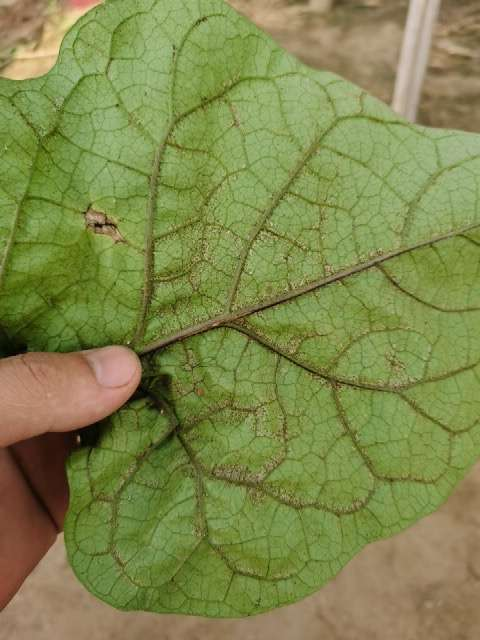
#> input picture 2_opencv_leaf_preprocess/leaf001.jpg, 480 x 640 px
$ jupyter execute homework_lesson2_4.ipynb
#> lines starting #> are read from the running program, lines starting #| are printed output that depends on the picture; after the words box and inside, x2 and y2 are one past the last pixel; in counts of white or black regions, pixels touching at a corner belong together
[cell 1]
import numpy as np
import matplotlib.pyplot as plt
import cv2

plt.rcParams["font.family"]=["SimHei"]
plt.rcParams["axes.unicode_minus"]=False

real_leaf001=cv2.imread("leaf001.jpg")
#> real_leaf001 is the input picture: shape (640, 480, 3); mean B, G, R 76, 135.8, 127.7
real_leaf001_rgb=cv2.cvtColor(real_leaf001,cv2.COLOR_BGR2RGB)
real_leaf001_rgb_224=cv2.resize(real_leaf001_rgb,(224,224))
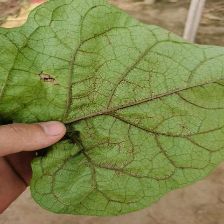
#> real_leaf001_rgb_224: shape (224, 224, 3); mean R, G, B 127.6, 135.7, 75.9
gray_leaf001_224=cv2.cvtColor(real_leaf001_rgb_224,cv2.COLOR_RGB2GRAY)
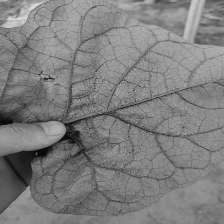
#> gray_leaf001_224: shape (224, 224); min 5, max 221, mean 126.5
blur_leaf001=cv2.GaussianBlur(gray_leaf001_224,(7,7),0)
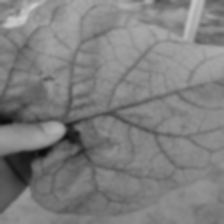
#> blur_leaf001: shape (224, 224); min 11, max 203, mean 126.5
ret,mask=cv2.threshold(blur_leaf001,thresh=0,maxval=255,type=cv2.THRESH_BINARY_INV+cv2.THRESH_OTSU)
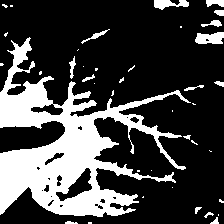
#> mask: shape (224, 224); 26.5% white; 40 white regions (24 under 20 px), largest, box (x1, y1, x2, y2) and area: (0, 37, 191, 217) 12004, (195, 32, 224, 44) 276, (154, 0, 189, 10) 214
#> ret = 116

kernel=np.ones((7,7),np.uint8)
mask=cv2.morphologyEx(mask,cv2.MORPH_CLOSE,kernel)
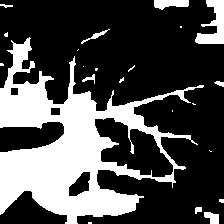
#> mask: shape (224, 224); 30.4% white; 22 white regions (13 under 20 px)

contour,hierarchy=cv2.findContours(mask,mode=cv2.RETR_EXTERNAL,method=cv2.CHAIN_APPROX_SIMPLE)
#> contour = 22 contours, 14 with area under 20; largest, box (x1, y1, x2, y2) and area: (0, 37, 204, 224) 16078, (195, 0, 224, 44) 588, (154, 0, 189, 10) 214, (204, 212, 219, 224) 105, (81, 29, 110, 44) 55, (82, 74, 95, 84) 31, (195, 207, 202, 214) 26, (214, 81, 224, 87) 25

# 过滤掉面积小于全图5%的小轮廓（手指、碎叶脉）
img_area = 224*224 # 整张图的面积
valid_contours = [c for c in contour if cv2.contourArea(c) > 0.05*img_area]
#> valid_contours = 1 contour; box (x1, y1, x2, y2) and area: (0, 37, 204, 224) 16078
# 从过滤完的大轮廓里，取面积最大的那个当叶片
leaf_contour = sorted(valid_contours, key=cv2.contourArea, reverse=True)[0]
#> leaf_contour = contour of 488 points, box (x1, y1, x2, y2) (0, 37, 204, 224), area 16078


leaf_contour=sorted(contour,key=cv2.contourArea,reverse=True)[0]

leaf_mask=np.zeros_like(gray_leaf001_224)
cv2.drawContours(leaf_mask,[leaf_contour],contourIdx=-1,color=255,thickness=-1)
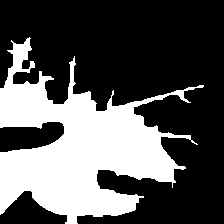
#> leaf_mask: shape (224, 224); 33.4% white; 1 white region, box (x1, y1, x2, y2) and area: (0, 37, 204, 224) 16774
leaf_mask_rgb=cv2.cvtColor(leaf_mask,cv2.COLOR_GRAY2RGB)
leaf_only=(real_leaf001_rgb_224*(leaf_mask_rgb/255)).astype(np.uint8)
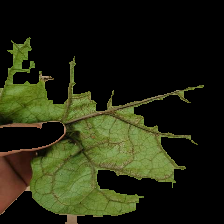
#> leaf_only: shape (224, 224, 3); mean R, G, B 33.9, 37.4, 16.4

plt.figure(figsize=(8,4))
plt.subplot(1,2,1)
plt.imshow(real_leaf001_rgb_224)
plt.title("初始照片")
plt.axis('off')

plt.subplot(1,2,2)
plt.imshow(leaf_only)
plt.title("最终裁剪叶片")
plt.axis('off')
plt.show()

$ run again, with 2_opencv_leaf_preprocess/leaf002.jpg copied over 2_opencv_leaf_preprocess/leaf001.jpg
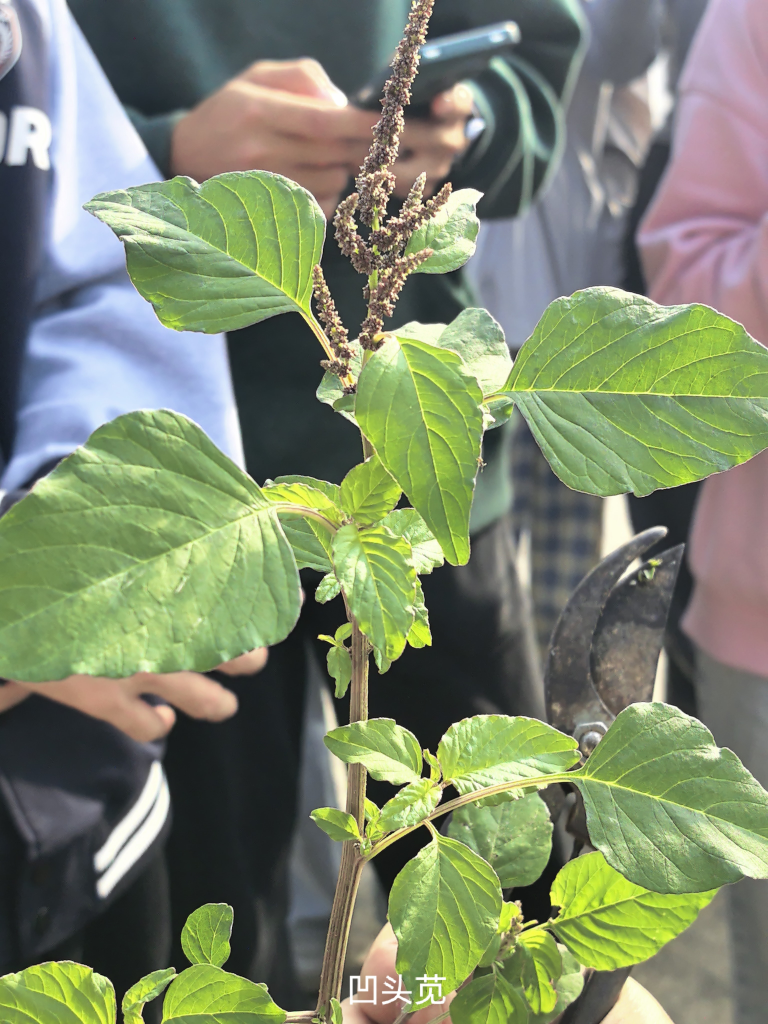
#> input picture 2_opencv_leaf_preprocess/leaf002.jpg, 3072 x 4096 px (shown at 1/4 size)
#> real_leaf001 is the input picture: shape (4096, 3072, 3); mean B, G, R 108.4, 134.8, 125
#> `ret,mask=cv2.threshold(blur_leaf001,thresh=0,maxval=255,type=cv2.THRES..`:
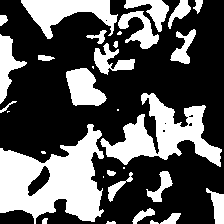
#> mask: shape (224, 224); 34.8% white; 32 white regions (7 under 20 px), largest, box (x1, y1, x2, y2) and area: (0, 124, 104, 224) 5916, (100, 93, 222, 167) 3692, (21, 0, 118, 39) 1805
#> ret = 115
#> contour = 14 contours, 4 with area under 20; largest, box (x1, y1, x2, y2) and area: (0, 93, 224, 224) 10637, (21, 0, 203, 106) 5810, (0, 34, 27, 113) 822, (170, 29, 196, 64) 368, (206, 188, 224, 224) 306
#> valid_contours = 2 contours; box (x1, y1, x2, y2) and area: (0, 93, 224, 224) 10637, (21, 0, 203, 106) 5810
#> leaf_contour = contour of 337 points, box (x1, y1, x2, y2) (0, 93, 224, 224), area 10637
#> leaf_mask: shape (224, 224); 22.1% white; 1 white region, box (x1, y1, x2, y2) and area: (0, 93, 224, 224) 11095
#> `leaf_only=(real_leaf001_rgb_224*(leaf_mask_rgb/255)).astype(np.uint8)`:
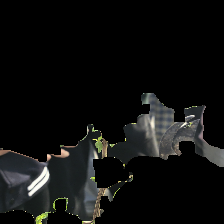
#> leaf_only: shape (224, 224, 3); mean R, G, B 15.2, 15.7, 15

$ run again, with 2_opencv_leaf_preprocess/leaf.jpg copied over 2_opencv_leaf_preprocess/leaf001.jpg
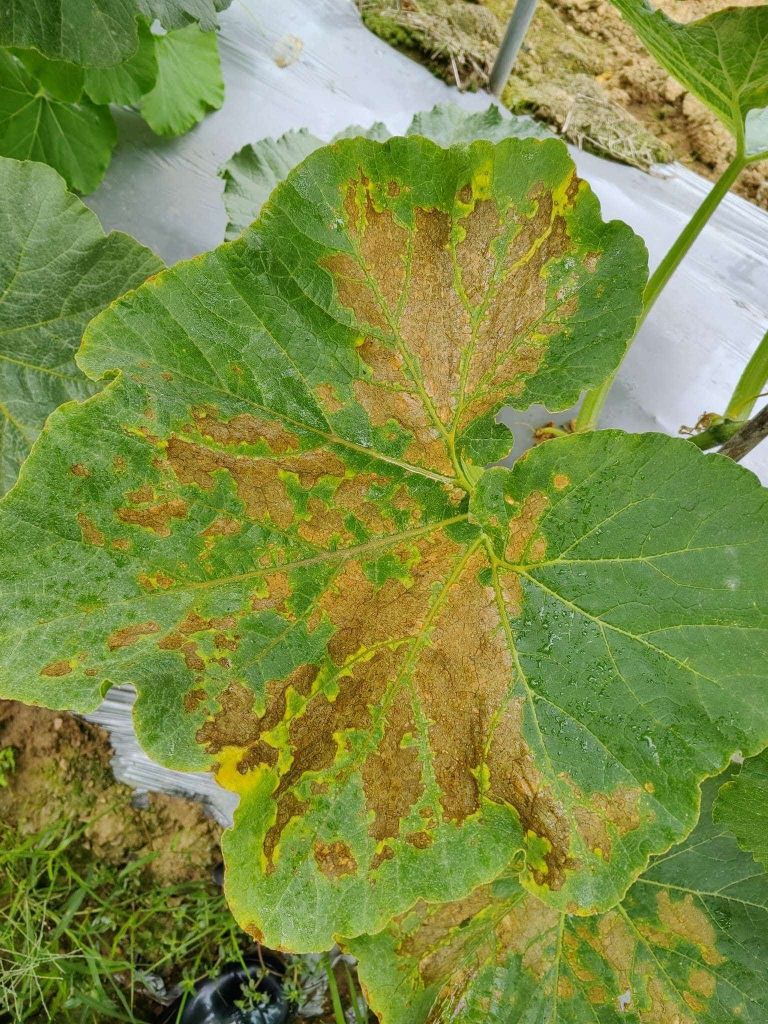
#> input picture 2_opencv_leaf_preprocess/leaf.jpg, 1536 x 2048 px (shown at 1/2 size)
#> real_leaf001 is the input picture: shape (2048, 1536, 3); mean B, G, R 69.8, 141.2, 125.9
#> `ret,mask=cv2.threshold(blur_leaf001,thresh=0,maxval=255,type=cv2.THRES..`:
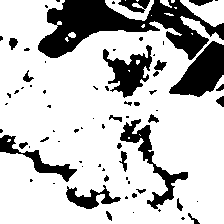
#> mask: shape (224, 224); 76.3% white; 72 black regions (45 under 20 px), largest, box (x1, y1, x2, y2) and area: (38, 0, 224, 60) 5042, (169, 41, 224, 97) 1682, (103, 45, 152, 98) 1211
#> ret = 142
#> contour = 2 contours; box (x1, y1, x2, y2) and area: (0, 0, 224, 224) 44398, (65, 32, 76, 42) 40
#> valid_contours = 1 contour; box (x1, y1, x2, y2) and area: (0, 0, 224, 224) 44398
#> leaf_contour = contour of 213 points, box (x1, y1, x2, y2) (0, 0, 224, 224), area 44398
#> leaf_mask: shape (224, 224); 89.7% white; 8 black regions, largest, box (x1, y1, x2, y2) and area: (39, 0, 141, 58) 3076, (171, 43, 224, 96) 1661, (0, 138, 12, 152) 148
#> `leaf_only=(real_leaf001_rgb_224*(leaf_mask_rgb/255)).astype(np.uint8)`:
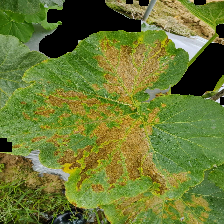
#> leaf_only: shape (224, 224, 3); mean R, G, B 107, 121.1, 50.7
